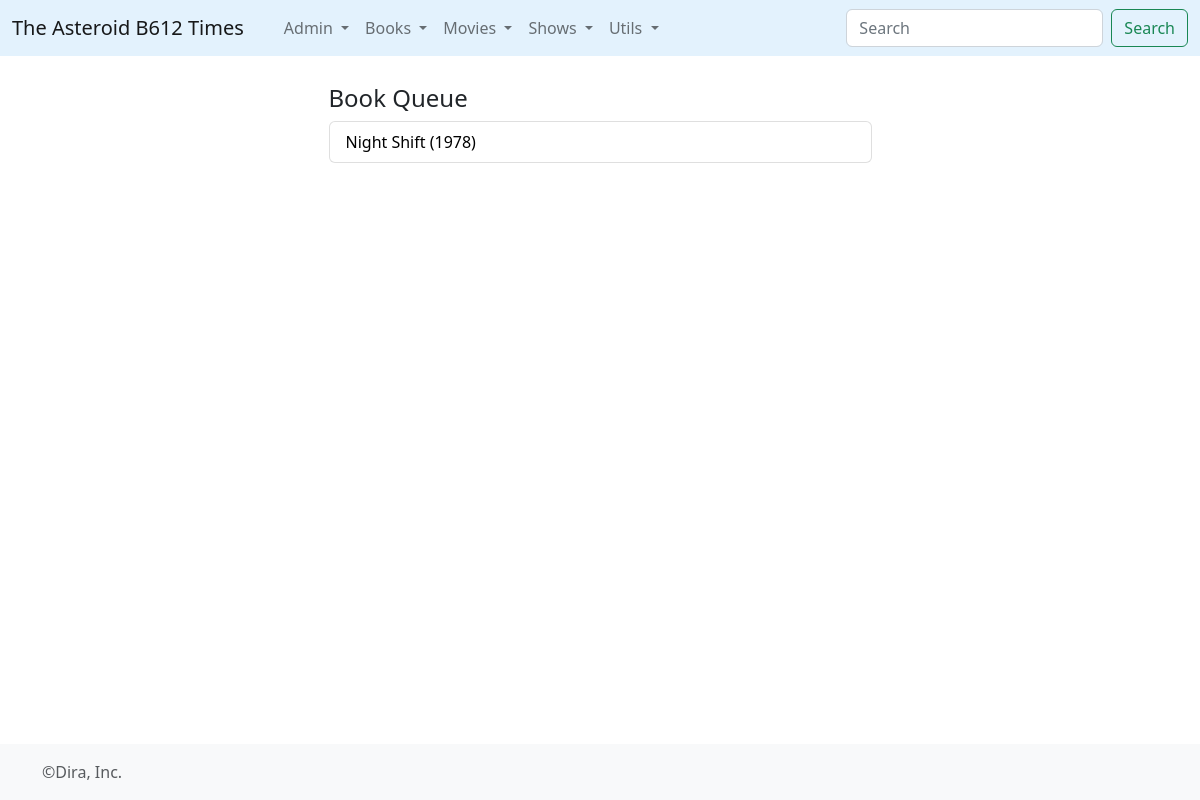
/bqueue/, run on an earlier commit of the app's database.
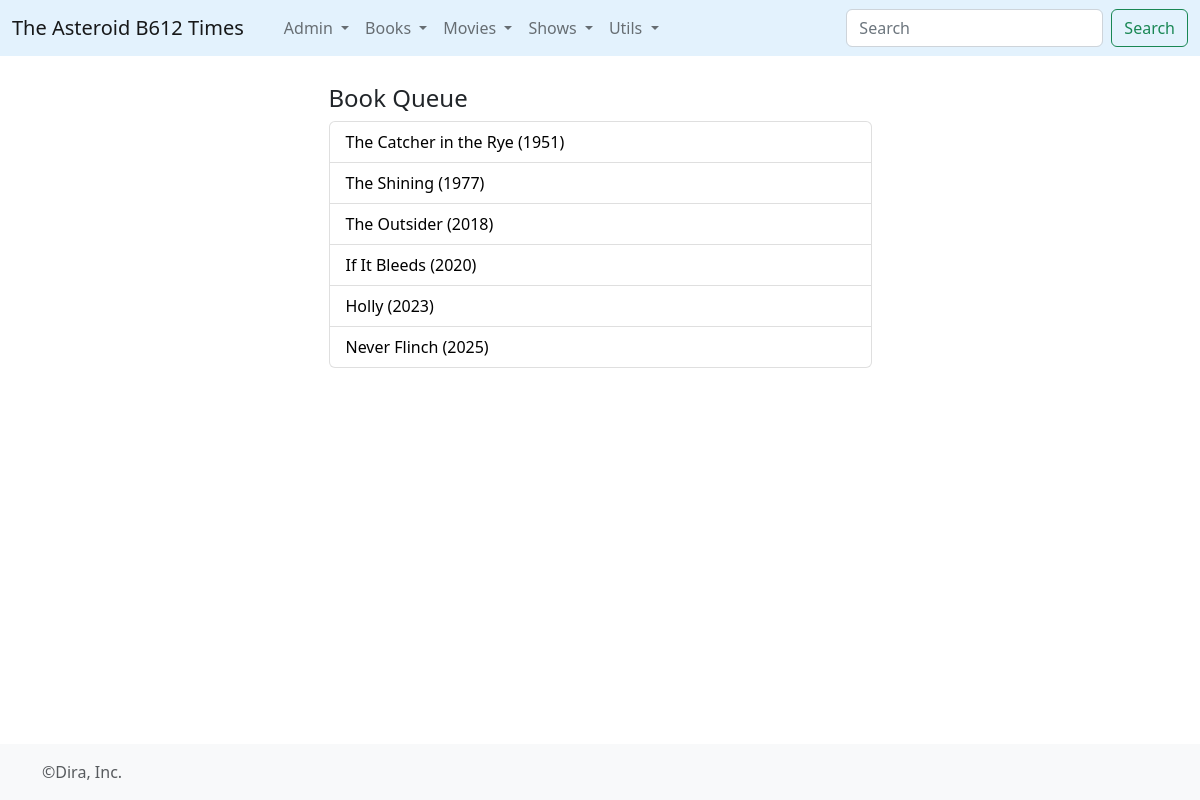
And on a later commit of the database.
### times/models.py (models this page shows, shortened)
class Book(models.Model):
	title = models.CharField(max_length=512)
	orig_lan = models.CharField(max_length=2)
	info = models.TextField()
	pub_year = models.IntegerField()
	wtype = models.ForeignKey(WikiType,on_delete=models.CASCADE)
	@property
	def titulo(self):
		return self.title+' ('+ str(self.pub_year) +')'

### times/views.py (the view)
# urls.py: path('bqueue/', views.bqueue, name='bqueue'),
def bqueue(request):
	rqueue = Book.objects.filter(consumo__volume__isnull=True, wtype__id=9).order_by('pub_year')
	rhist = Consumo.objects.all().order_by('-finish_d')
	return render(request,'bqueue.html',{'rhist':rhist,'rqueue':rqueue})

### times/templates/bqueue.html (shortened to what this page needs)
{% extends 'base_forms.html' %}
{% block contenido %}
<article>
	<h4>Book Queue</h4>
	  <ul class="list-group">
        {% for l in rqueue %}
          <li class="list-group-item d-flex justify-content-between align-items-center">
          <a href="{% url 'book' l.id %}" style="color:black; text-decoration: none;"> {{l.titulo}}</a>
          </li>
        {% endfor %}
      </ul>
</article>
<br>
{% endblock%}

What changed in the data, as far as the page shows it:
no longer on this page (row unchanged): Book: titulo "Night Shift (1978)"
added Book: titulo "The Catcher in the Rye (1951)"
added Book: titulo "The Shining (1977)"
added Book: titulo "The Outsider (2018)"
added Book: titulo "If It Bleeds (2020)"
added Book: titulo "Holly (2023)"
added Book: titulo "Never Flinch (2025)"
